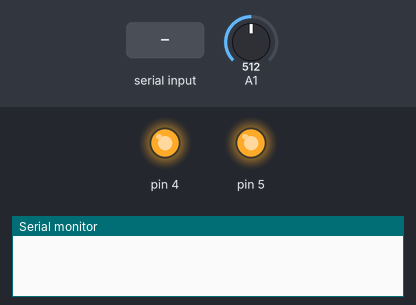
A sketch run on a simulated Arduino Uno, built with avr-gcc and run on an emulated ATmega328P. Shown: output pins drawn as LEDs (lit = HIGH), the last lines printed to the serial monitor. Inputs (shaded band) come from the test bench; at power-on: A1 = 512.

Above: at 1.2 s.
1.3 s: "90 45 200\n" received over Serial
At 2.5 s:
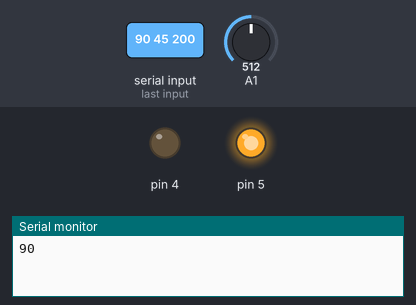
2.8 s: "0\n" received over Serial
At 3.5 s:
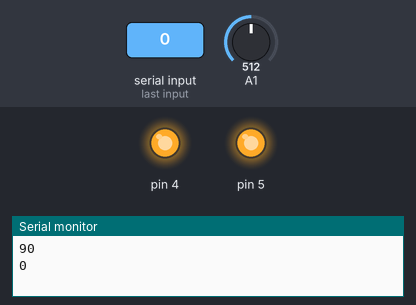
4.3 s: A1 set to 540
At 5.4 s:
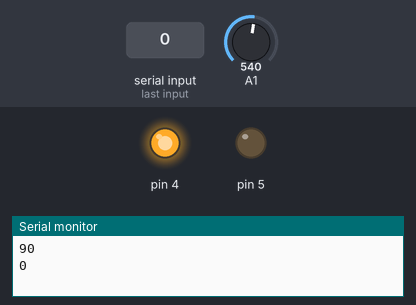
5.8 s: A1 set to 511
At 6.6 s:
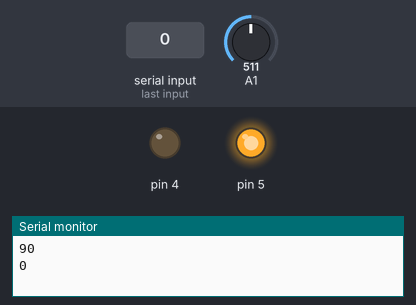
Timing chart, 0 to 8.3 s (numbered marks = the images above; inputs shaded):
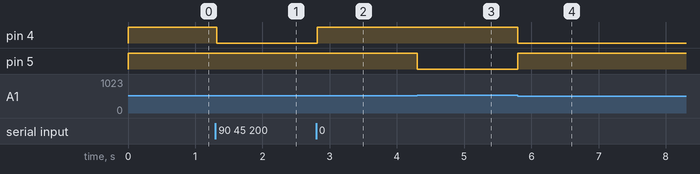

The sketch:

sterownik_kierownicy.ino
```cpp
#include <Math.h>


int val = 0;
int prepared_val = 0;
bool is_working = false;

void setup() {
  pinMode(4, OUTPUT);
  pinMode(5, OUTPUT);
  pinMode(A0, INPUT);
  pinMode(A1, INPUT);

  Serial.begin(9600);
  digitalWrite(4, HIGH);
  digitalWrite(5, HIGH);
  Serial.setTimeout(10);
}
template<typename T>
void checker(T ref, T act){
  if(ref > act){

    digitalWrite(4, LOW);
    digitalWrite(5, HIGH);
  }else if(ref < act ){
    digitalWrite(4, HIGH);
    digitalWrite(5, LOW);
  }
  else{
    digitalWrite(4, HIGH);
    digitalWrite(5, HIGH);
  }
}

template<typename T>
T mapf(T x, T in_min, T in_max, T out_min, T out_max)
{
    return (x - in_min) * (out_max - out_min) / (in_max - in_min) + out_min;
}

void process_info(String info) {
  char data[200];
  info.toCharArray(data, info.length());
  char* splitted_data = strtok(data, " ");
  int index = 0;
  while (splitted_data != NULL) {
    if (index == 0) {
      Serial.println(splitted_data);
      val = atof(splitted_data);
      index++;
    }else if(index == 1) {
      is_working = atof(splitted_data);
    }

    splitted_data = strtok(NULL, " ");

  }
}

void loop() {
  int mapped_pot_val = map(analogRead(A1), 0, 1023, -50, 50);
  String info;
  if (Serial.available()) {
    info = Serial.readString();
    process_info(info);
  }else{
  }
  if(is_working){
  checker(val, mapped_pot_val);
  }
}
```

Measured:
- the behaviour switches between 521 and 522 on A1 (found by bisection; images 2 and 3)
- after the input at 1.3 s, pin 4: HIGH → LOW at once
- after the input at 2.8 s, pin 4: LOW → HIGH at once
- after the input at 4.3 s, pin 5: HIGH → LOW at once
- after the input at 5.8 s, pin 4: HIGH → LOW at once; pin 5: LOW → HIGH at once
